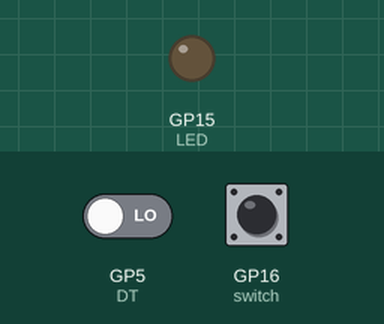
This program was run on a simulated Raspberry Pi Pico running CircuitPython. Parts: output pins drawn as LEDs (lit = HIGH). Dashed ring = blinking. The inputs (shaded band) are chosen by the test bench; at power-on: GP16 (switch) LOW, GP5 (DT) LOW. Files the program writes start out absent; pins used as bus, display or sensor lines are not drawn; what the program prints to the serial console is not drawn.

Above: at 5.0 s.
5.1 s: GP16 (switch) pulled HIGH for 1 s
At 5.5 s:
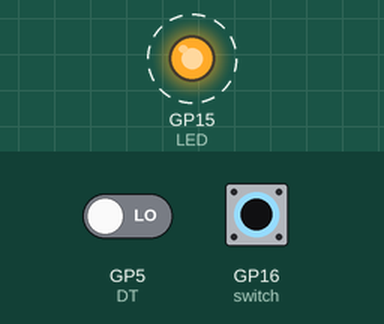
8.1 s: GP16 (switch) pulled HIGH for 0.15 s
At 9.0 s:
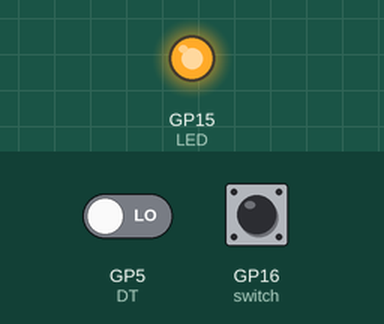
9.7 s: GP16 (switch) driven HIGH
At 10.1 s:
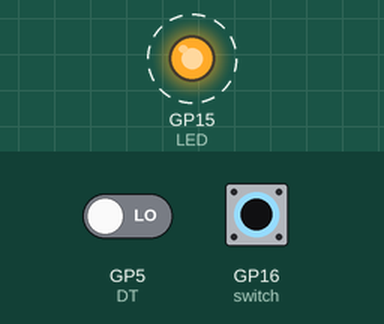
12.7 s: GP16 (switch) driven LOW
At 12.7 s:
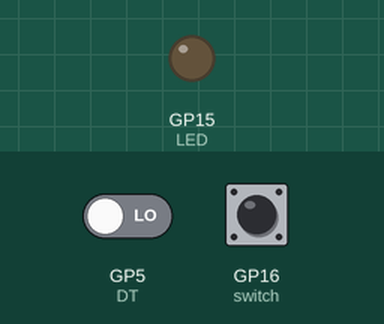
Timing chart, 0 to 15.2 s (numbered marks = the images above; inputs shaded):
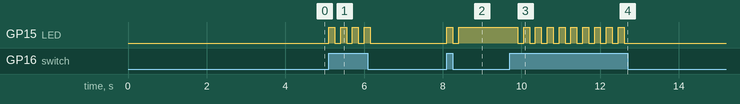

The program:

circuitpython_10_26.py
```python
import digitalio
import board
import time
import storage
import microcontroller


print(dir(board))

SCK = digitalio.DigitalInOut(board.GP6)
SCK.direction = digitalio.Direction.OUTPUT

LED = digitalio.DigitalInOut(board.GP15)
LED.direction = digitalio.Direction.OUTPUT
LED.value = 0

DT = digitalio.DigitalInOut(board.GP5)

def readCount():

    i = 0
    Count = 0

    # DT = Pin(5, Pin.OUT)

    DT.direction = digitalio.Direction.OUTPUT
    DT.value = 1
    DT.value = 0
    # DT = Pin(5, Pin.IN)
    DT.direction = digitalio.Direction.INPUT

    while DT.value == 1:
        i = 0

    for i in range(24):
        SCK.value = 1
        Count = Count << 1
        SCK.value = 0

        if DT.value == 1:
            Count += 1

    SCK.value = 1
    Count = Count ^ 0x800000
    SCK.value = 0
    return Count

'''
print("Please remove anything on the weight scale: (press enter to continue)")
c = input("")
x1 = readCount()
y1 = 0
print("Please put some weight on the weight scale (kg):")
y2 = float(input(""))
x2 = readCount()

a = (y2-y1)/(x2-x1)
b = y1 - a*x1
'''

a = -4.482101*10**(-5)
b = 381.3089

switch = digitalio.DigitalInOut(board.GP16)

switch.switch_to_input(pull=digitalio.Pull.DOWN)

state = 1

print("Flip switch to start.")

while (state == 1):
    if switch.value == True:
        print("Remove any objects on the scale.")
        while (switch.value == True):
            LED.value = 1
            time.sleep(0.15)
            LED.value = 0
            time.sleep(0.15)
        state = 0
        break
    time.sleep(0.15)

while (state == 0):
    LED.value = 0
    if switch.value == True:
        # Read zero weight data here
        print("Place weight on scale.")
        while (switch.value == True):
            LED.value = 1
            time.sleep(0.15)
            LED.value = 0
            time.sleep(0.15)
        state = 1
        break
    time.sleep(0.15)

while (state == 1):
    LED.value = 1
    if switch.value == True:
        # Read calibration weight and calculate factor
        print("Flip switch to continue.")
        while (switch.value == True):
            LED.value = 1
            time.sleep(0.15)
            LED.value = 0
            time.sleep(0.15)
        state = 0
        break
    time.sleep(0.15)

sampling_interval = 5
weights = []

LED.value = 0
with open("test.txt", "w") as data_file:
    data_file.write("Date, Time, Weight\n")

    while (1):
        weight = readCount()
        weight = a * weight + b
        result = round(weight, 3)
        weights.append(result)
        print("weight:", weight)
        if len(weights) == sampling_interval:
            weights.sort()
            weight = weights[sampling_interval // 2]
            timestring = time.localtime()
            month = timestring[1]
            day  = timestring[2]
            hour  = timestring[3]
            minute  = timestring[4]
            sec  = timestring[5]
            timestring1 = str(month) + "/" + str(day) + "," + str(hour) + ":" + str(minute) + ":" + str(sec)
            data_file.write(timestring1 + "," + str(weight) + "\n")
            data_file.flush()
            weights = []
        time.sleep(1)
```

Measured:
- after the input at 5.1 s, GP15 (LED): alternates HIGH for 0.15 s and LOW for 0.15 s, 8 changes in all, then stays LOW, starting at once
- after the input at 8.1 s, GP15 (LED): LOW → HIGH at once, → LOW 0.15 s later, → HIGH 0.15 s later
- after the input at 9.7 s, GP15 (LED): alternates HIGH for 0.15 s and LOW for 0.15 s, starting after 0.21 s
- after the input at 12.7 s, GP15 (LED): stops changing and stays LOW
